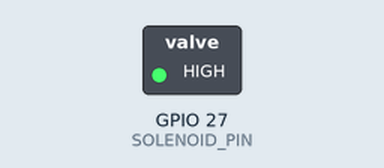
Simulated run of this sketch. Board: ESP32. Parts: switched loads named in the sketch (green lamp = pin HIGH).

Above: at 2.5 s.
At 7.5 s:
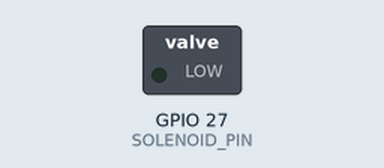
Timing chart, 0 to 13.0 s (numbered marks = the images above):
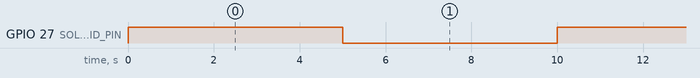

Measured:
- by itself, GPIO 27 (SOLENOID_PIN): alternates HIGH for 5.0 s and LOW for 5.0 s

The sketch:

only_sov.ino
```cpp
#define SOLENOID_PIN 27
void setup() {
  pinMode(SOLENOID_PIN, OUTPUT);
  digitalWrite(SOLENOID_PIN, LOW);
}
void loop() {
  digitalWrite(SOLENOID_PIN, HIGH);  // ON
  delay(5000);                       // 3 seconds

  digitalWrite(SOLENOID_PIN, LOW);   // OFF
  delay(5000);
}
```
